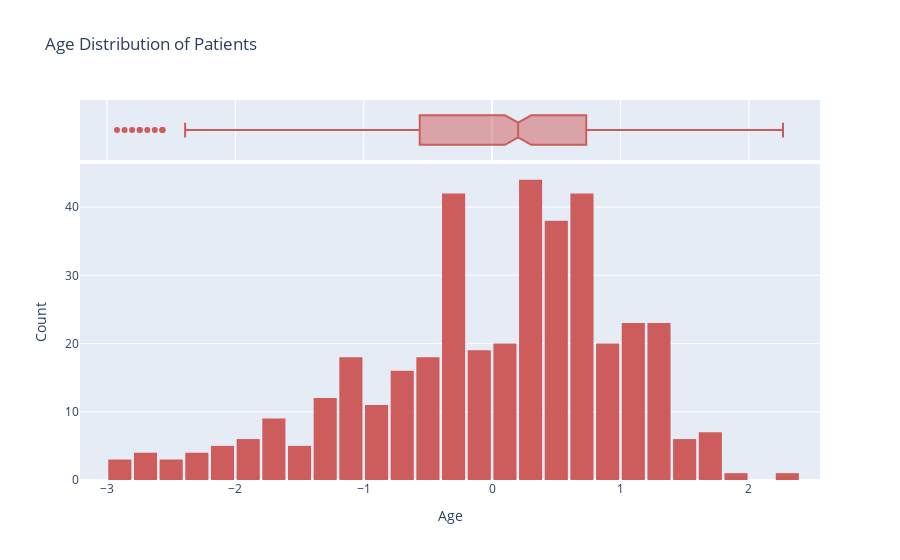

Source (notebook cell):
### Code cell
# 📊 Step 6: Univariate Analysis – Age Distribution
fig = px.histogram(
    df,
    x='age',
    nbins=30,
    title="Age Distribution of Patients",
    color_discrete_sequence=['indianred'],  # Optional styling
    marginal="box"  # Adds a boxplot on top
)
fig.update_layout(
    xaxis_title='Age',
    yaxis_title='Count',
    bargap=0.1
)
fig.show()

### Figure 1 — Plotly figure (JSON) as saved in the notebook; plotly's stock layout.template omitted (floating-point values rounded to 4 significant figures; data arrays with more than 128 entries replaced by an {"elided": "..."} marker saying what was removed)
{"data": [{"bingroup": "x", "hovertemplate": "age=%{x}<br>count=%{y}<extra></extra>", "legendgroup": "", "marker": {"color": "indianred", "pattern": {"shape": ""}}, "name": "", "nbinsx": 30, "orientation": "v", "showlegend": false, "type": "histogram", "x": {"elided": "400 float values"}, "xaxis": "x", "yaxis": "y"}, {"hovertemplate": "age=%{x}<extra></extra>", "legendgroup": "", "marker": {"color": "indianred"}, "name": "", "notched": true, "showlegend": false, "type": "box", "x": {"elided": "400 float values"}, "xaxis": "x2", "yaxis": "y2"}], "layout": {"bargap": 0.1, "barmode": "relative", "legend": {"tracegroupgap": 0}, "title": {"text": "Age Distribution of Patients"}, "xaxis": {"anchor": "y", "domain": [0, 1], "title": {"text": "Age"}}, "xaxis2": {"anchor": "y2", "domain": [0, 1], "matches": "x", "showgrid": true, "showticklabels": false}, "yaxis": {"anchor": "x", "domain": [0, 0.8316], "title": {"text": "Count"}}, "yaxis2": {"anchor": "x2", "domain": [0.8416, 1], "matches": "y2", "showgrid": false, "showline": false, "showticklabels": false, "ticks": ""}}}
